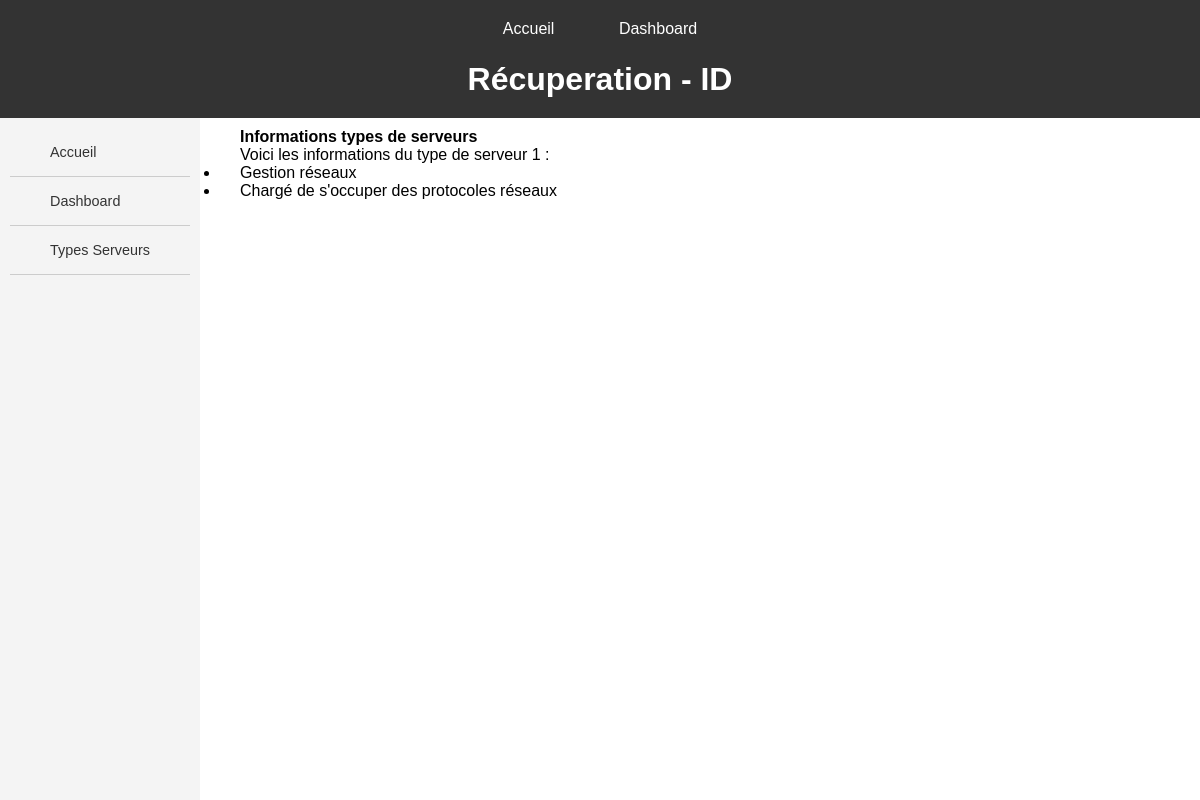
The page /server_types/1/ on the database its author committed.
### servops/models.py (models this page shows, shortened)
class ServerType(models.Model):
    type = models.CharField(max_length=200)
    description = models.TextField()

### servops/views.py (the view)
# urls.py: path('server_types/<int:id>/', views.AfficheServerTypeView, name="affiche_server_type"),
def AfficheServerTypeView(request, id):
    return detail_view(request, ServerType, 'servops/CRUD/CRUD_type_serveurs/affiche_type.html', 'server_type', id)

### servops/views.py (called while the page is built)
def detail_view(request, model, template_name, context_name, id):
    item = get_object_or_404(model, id=id)
    return render(request, template_name, {context_name: item})

### servops/templates/servops/CRUD/CRUD_type_serveurs/affiche_type.html (shortened to what this page needs)
{% extends 'servops/MAIN/main_dashboard.html' %}
{% block header %}Récuperation - ID{% endblock %}
{% block sidebar %}
    <ul>
        <li><a href="{% url 'index' %}">Accueil</a></li>
        <li><a href="{% url 'dashboard' %}">Dashboard</a></li>
        <li><a href="{% url 'server_types_crud' %}">Types Serveurs</a></li>
    </ul>
{% endblock %}
{% block content %}
    <h2>Informations types de serveurs</h2>
    <p>Voici les informations du type de serveur {{ server_type.id }} :</p>
    <ul>
        <li><p>{{server_type.type}}</p></li>
        <li><p>{{server_type.description}}</p></li>
    </ul>
{% endblock %}

### servops/static/main.css (style rules this page uses)
* { margin: 0; padding: 0; box-sizing: border-box; }
html, body { width: 100%; height: 100%; font-family: Arial, sans-serif; }
html { scroll-behavior: smooth; }
.bar ul { list-style-type: none; padding: 0; margin: 0; }
.bar ul li { padding: 8px 10px; border-bottom: 1px solid #ccc; font-size: 0.9em; }
.bar ul li a { text-decoration: none; color: #333; display: block; padding: 8px 10px; }
main p, main h1, main h2, main h3, a { font-size: 1em; margin-left: 20px; }

### rows shown on the page
ServerType: id "1", type "Gestion réseaux", description "Chargé de s'occuper des protocoles réseaux"
